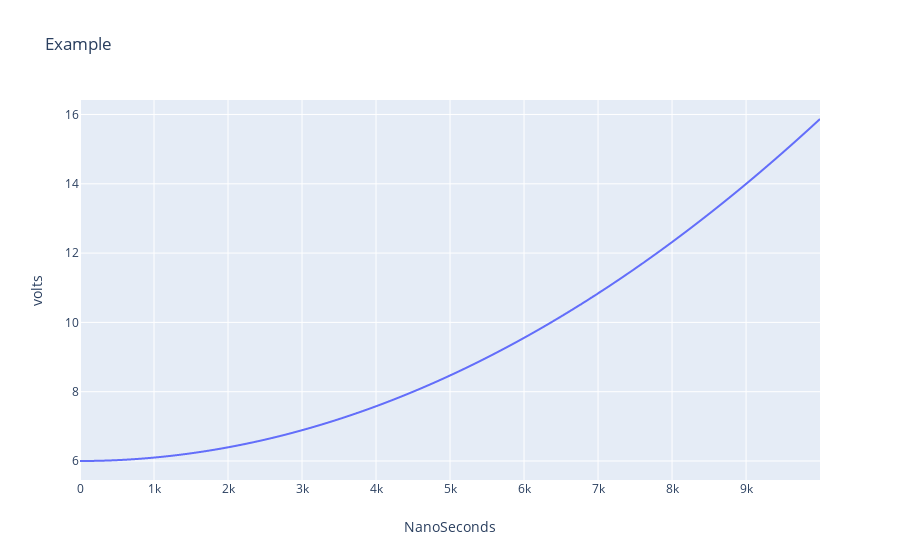

Here is the notebook cell this chart was saved with:
### Code cell
x = np.linspace(0 , np.pi , 10000)


layout = go.Layout(
    title = 'Example',
    yaxis = dict(
        title = 'volts'
    ),
    xaxis = dict(
        title = 'NanoSeconds'
    ),
)

trace1 = go.Scatter(
    y =  x*(x)+6,
    mode='lines',
    name = 'sin(x)',
    line = dict(
        shape = 'spline',
    )
   
)

fig = go.Figure(data = [trace1] , layout = layout)

py.offline.iplot(fig)

### Figure 1 — Plotly figure (JSON) as saved in the notebook; plotly's stock layout.template omitted (floating-point values rounded to 4 significant figures; data arrays with more than 128 entries replaced by an {"elided": "..."} marker saying what was removed)
{"data": [{"y": {"elided": "10000 float values"}, "line": {"shape": "spline"}, "type": "scatter", "mode": "lines", "name": "sin(x)"}], "layout": {"yaxis": {"title": {"text": "volts"}}, "xaxis": {"title": {"text": "NanoSeconds"}}, "title": {"text": "Example"}}}
